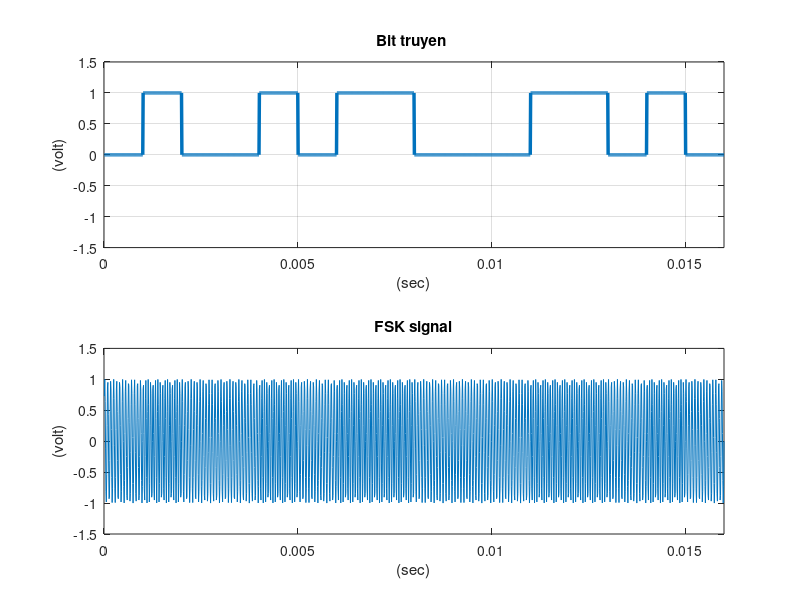
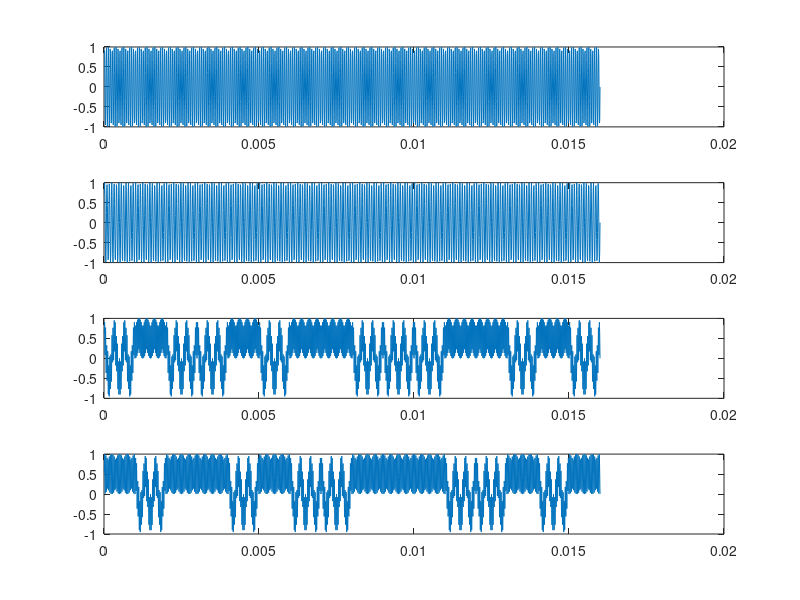
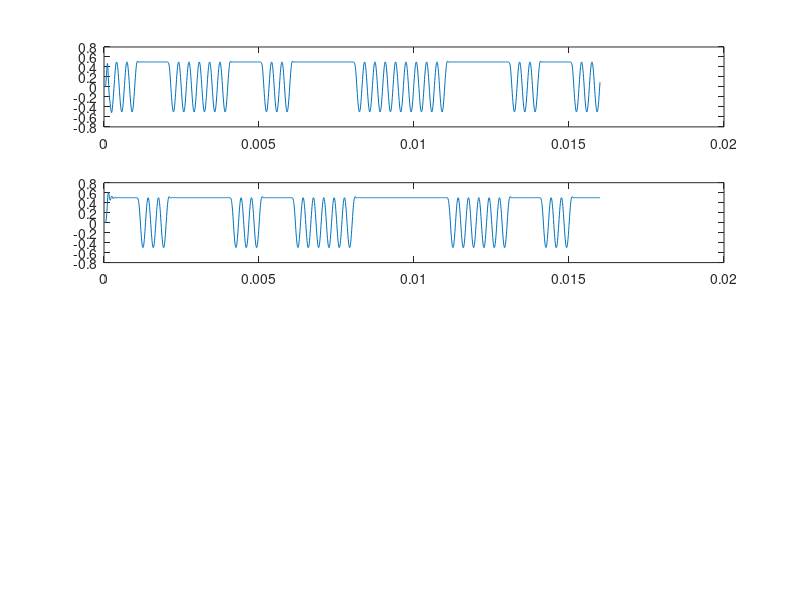
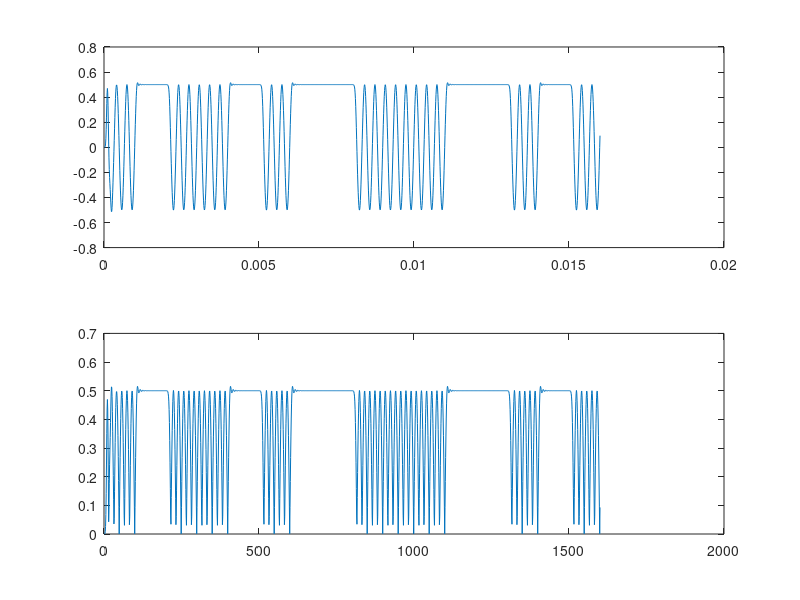

The MATLAB source for these figures, in order:
clc ; 
clearvars ;
close all ;
header = [1 1 1 1 1 1 1  0 ];
A = 1 ;
br = 1000;
bp = 1/br ;
% signal = [header randi([0,1] , 1,16)];
signal=[0 1 0 0 1 0 1 1 0 0 0 1 1 0 1 0 ];
bit = [];
for n = 1:1: length(signal)
    if (signal(n) == 1)
        se = ones(1,100);
    else (signal(n) == 0);
        se = zeros (1,100);
    end 
    bit = [bit se];
end
t1 = bp/100 : bp/100 : 100*length(signal)*(bp/100);
subplot (2,1,1);
plot (t1,bit,'lineWidth' , 2.5);
grid on;
axis ([0 bp*length(signal) -1.5 1.5 ]);
ylabel('(volt)');
xlabel('(sec)');
title('Bit truyen ');
% Modulation FSK 
f1=br*16 ; %1
f2 = br*13; %0
t2 = bp/100 : bp/100 : bp ;
ss= length(t2);
m = [];
for n = 1:1: length(signal)
    if (signal(n) == 1)
        k = A*sin(2*pi*f1*t2);
    else (signal(n) == 0);
        k = A*sin(2*pi*f2*t2);
    end
    m = [m k];
end
t3 = bp/100 : bp/100 : bp*length(signal);
subplot (2,1,2);
plot(t3,m);
axis([0 bp*length(signal) -1.5 1.5 ]);
xlabel ('(sec)');
ylabel ('(volt)');
title('FSK signal');
% Demodulation FSK 
t=bp/100:bp/100:16*bp;
y1 = A*sin(2*pi*f1*t);
y2 = A*sin(2*pi*f2*t);
m1=y1.*m;
m2=y2.*m;
figure ;
subplot(4,1,1);
plot(t,y1);
subplot(4,1,2);
plot(t,y2);
subplot(4,1,3);
plot(t,m1);
subplot(4,1,4);
plot(t,m2);
fs=100000;
Wp=3000*2/fs;
Ws1 = 10000*2/fs;
Rp=3;
Rs=50;
% [n1,Wn1] = buttord(Wp,Ws1,Rp,Rs);
[b1,a1] = butter(9,12000*2/fs,'low');
% Ws2 = 20000*2/fs;
% [n2,Wn2]= buttord(Wp,Ws2,Rp,Rs);
[b2,a2] = butter (9,10000*2/fs,'low');
m11 = filter(b1,a1,m1);
m21 = filter(b2,a2,m2);
figure;
subplot(4,1,1);
plot(t,m11);
subplot(4,1,2);
plot(t,m21);
m_out = m11-m21;
yy1=abs(m11);
figure ;
subplot(2,1,1);
plot(t,m11);
subplot(2,1,2);
plot(yy1);
fc=5000;
fs=100000;
[b,a]=butter(20,2*fc/fs,'low');
yy11=filter(b,a,yy1);
figure;
plot(yy11);



% 
% bit_out1 = [];
% bit_out2 = [];
% for p =50:100:1600;%2400
%     if (m_out(p)>= 0 )
%         k1 = ones(1,100);
%         k2 = 1;
%     else 
%         k1= zeros(1,100);
%         k2 = 0;
%     end
%     bit_out1 = [bit_out1 k1];
%     bit_out2 = [bit_out2 k2];
% end
% figure ;
% o1 = fft(m);
% o11 = fft(y1);
% o2 = fft(m2);
% o21 = fft(m21);
% subplot(2,2,1);
% plot(abs(o1));
% subplot(2,2,2);
% plot(abs(o11));
% subplot(2,2,3);
% plot(abs(o2));
% subplot(2,2,4);
% plot(abs(o21));
% disp('Bit in');
% disp(signal);
% disp('Bit out');
% disp(bit_out2);
% disp('a1');
% disp(a1);
% disp('b1');
% disp(b1);
% disp('a2');
% disp(a2);
% disp('b2');
% disp(b2);
% figure;
% freqz(b1,a1,9,100000);
% figure;
% freqz(b2,a2,9,100000);
% 
% 




